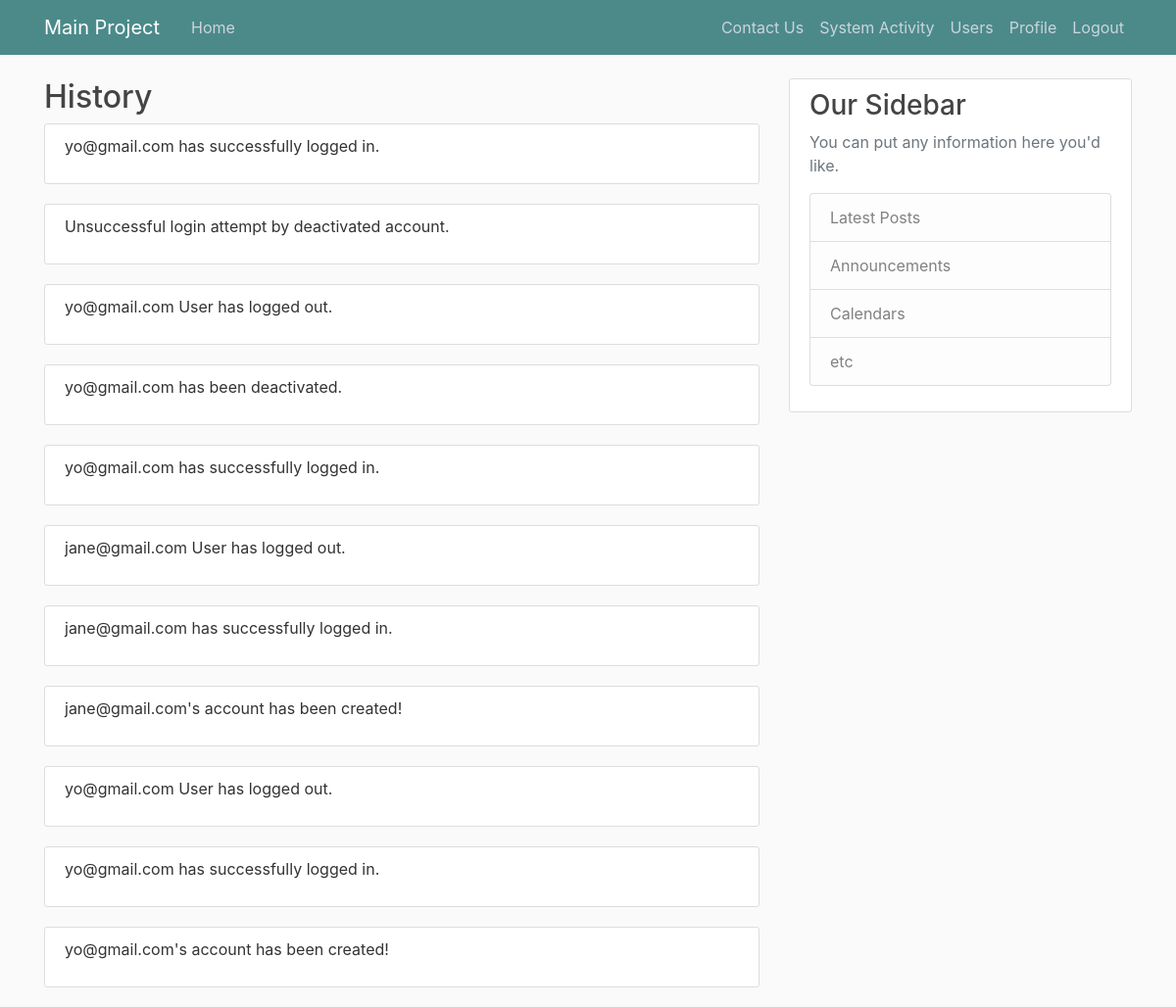
Screenshot of /history (signed in) with the database file from the repository.
### MainProject/models.py (models this page shows)
class History(db.Model):
    id = db.Column(db.Integer, primary_key=True)
    content = db.Column(db.Text, nullable=False)
    date_posted = db.Column(db.DateTime, nullable=False, default=datetime.utcnow)

### MainProject/routes.py (the view)
@app.route("/history", methods=['GET','POST'])
@login_required
def history():
    history = History.query.order_by(History.date_posted.desc())
    return render_template('system_activity.html', title='History', history=history)

### MainProject/models.py (called while the page is built)
@login_manager.user_loader
def load_user(user_id):
    return User.query.get(int(user_id))

### MainProject/templates/system_activity.html
{% extends "baseTemplate.html" %}
{% block content %}
     <h2>{{ title }}</h2>
    {% for history in history %}
        <article class="media content-section">
          <div class="media-body">
            <p class="article-content">{{ history.content }}</p>
          </div>
        </article>
    {% endfor %}
{% endblock content %}

### MainProject/templates/baseTemplate.html (shortened to what this page needs)
<!DOCTYPE html>
<html>
<head>
    <link rel="stylesheet" href="https://maxcdn.bootstrapcdn.com/bootstrap/4.0.0/css/bootstrap.min.css">
    <link rel="stylesheet" type="text/css" href="{{ url_for('static', filename='styles.css') }}">
</head>
<body>
    <header class="site-header">
      <nav class="navbar navbar-expand-md navbar-dark bg-steel fixed-top">
        <div class="container">
          <a class="navbar-brand mr-4" href="/">Main Project</a>
          <div class="collapse navbar-collapse" id="navbarToggle">
            <div class="navbar-nav mr-auto">
              <a class="nav-item nav-link" href="{{ url_for('home') }}">Home</a>
            </div>
            <div class="navbar-nav">
                <a class="nav-item nav-link" href="{{ url_for('about') }}">Contact Us</a>
              {% if current_user.is_authenticated %}
                {% if current_user.userType|string() == 'Employer' %}
                    <a class="nav-item nav-link" href="{{ url_for('new_post') }}">New Post</a>
                {% elif current_user.userType|string() == 'Administrator' %}
                    <a class="nav-item nav-link" href="{{ url_for('history') }}">System Activity</a>
                    <a class="nav-item nav-link" href="{{ url_for('activate') }}">Users</a>
                {% endif %}
                <a class="nav-item nav-link" href="{{ url_for('profile') }}">Profile</a>
                <a class="nav-item nav-link" href="{{ url_for('logout') }}">Logout</a>
              {% else %}
                <a class="nav-item nav-link" href="{{ url_for('login') }}">Login</a>
                <a class="nav-item nav-link" href="{{ url_for('register') }}">Register</a>
              {% endif %}
            </div>
          </div>
        </div>
      </nav>
    </header>
    <main role="main" class="container">
      <div class="row">
        <div class="col-md-8">
          {% block content %}{% endblock %}
        </div>
        <div class="col-md-4">
          <div class="content-section">
            <h3>Our Sidebar</h3>
            <p class='text-muted'>You can put any information here you'd like.
              <ul class="list-group">
                <li class="list-group-item list-group-item-light">Latest Posts</li>
                <li class="list-group-item list-group-item-light">Announcements</li>
                <li class="list-group-item list-group-item-light">Calendars</li>
                <li class="list-group-item list-group-item-light">etc</li>
              </ul>
            </p>
          </div>
        </div>
      </div>
    </main>
</body>
</html>

### MainProject/static/styles.css (style rules this page uses)
body { background: #fafafa; color: #333333; margin-top: 5rem; }
h1, h2, h3, h4, h5, h6 { color: #444444; }
.bg-steel { background-color: #4c8a8a; }
.site-header .navbar-nav .nav-link { color: #cbd5db; }
.content-section { background: #ffffff; padding: 10px 20px; border: 1px solid #dddddd; border-radius: 3px; margin-bottom: 20px; }
.article-content { white-space: pre-line; }

### rows the page displays
History: content "yo@gmail.com has successfully logged in."
History: content "Unsuccessful login attempt by deactivated account."
History: content "yo@gmail.com User has logged out."
History: content "yo@gmail.com has been deactivated."
History: content "yo@gmail.com has successfully logged in."
History: content "jane@gmail.com User has logged out."
History: content "jane@gmail.com has successfully logged in."
History: content "jane@gmail.com's account has been created!"
History: content "yo@gmail.com User has logged out."
History: content "yo@gmail.com has successfully logged in."
History: content "yo@gmail.com's account has been created!"

### other values shown
{{ title }} "History"
